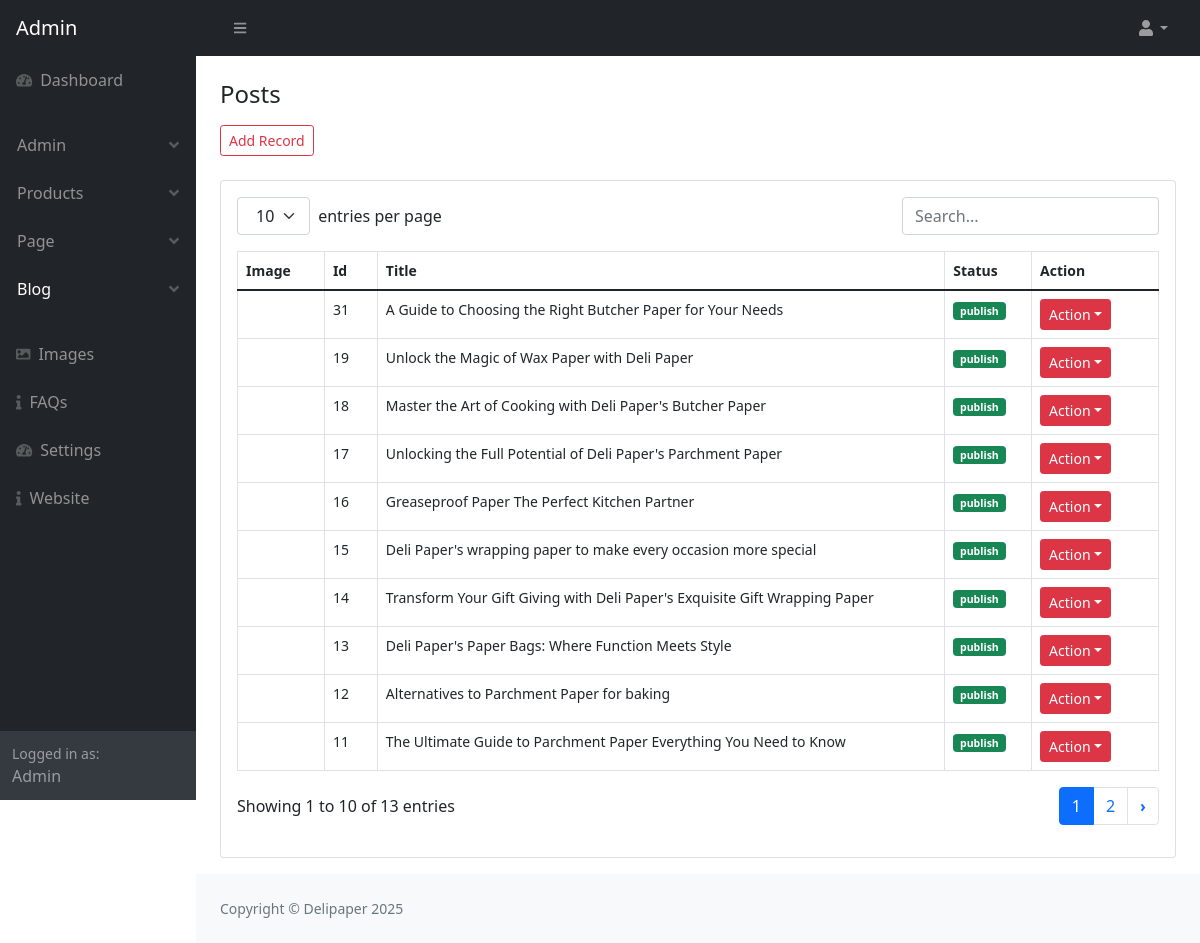
The app's page /admin/post_view.php (signed in), older data.
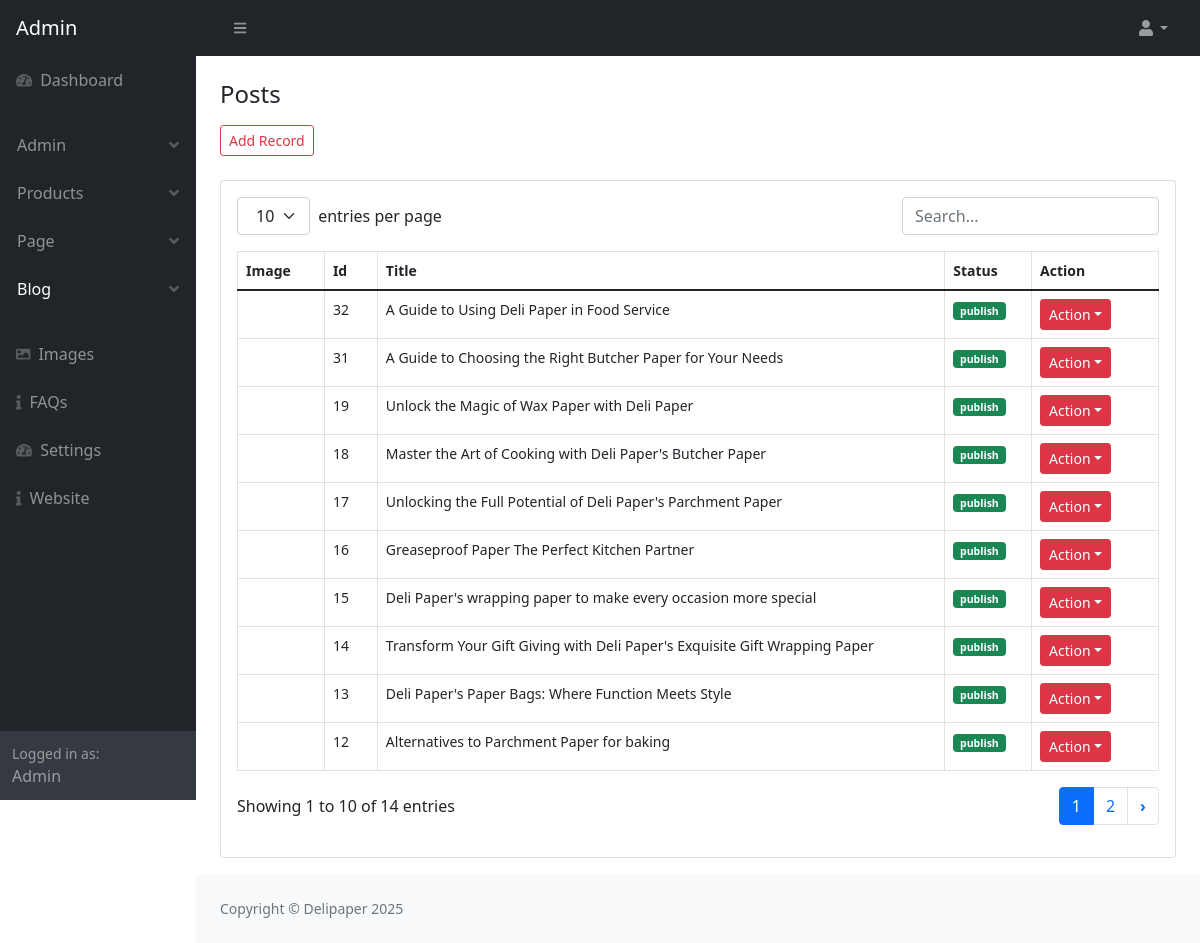
The same page, newer data.
### tables this page shows
CREATE TABLE `post` (
  `post_id` int(11) NOT NULL AUTO_INCREMENT,
  `category_id` int(11) NOT NULL,
  `post_title` varchar(500) NOT NULL,
  `post_url` varchar(500) NOT NULL,
  `post_content` text NOT NULL,
  `post_thumbnail` varchar(500) NOT NULL,
  `post_views` int(11) NOT NULL,
  `post_date` varchar(255) NOT NULL,
  `post_status` varchar(255) NOT NULL,
  `post_index` varchar(255) NOT NULL,
  PRIMARY KEY (`post_id`)
);

CREATE TABLE `setting` (
  `setting_id` int(11) NOT NULL AUTO_INCREMENT,
  `website_title` varchar(500) NOT NULL,
  `website_url` varchar(500) NOT NULL,
  `website_logo` varchar(500) NOT NULL,
  `website_favicon` varchar(500) NOT NULL,
  `website_head_code` text NOT NULL,
  `ad_code_one` text NOT NULL,
  `ad_code_two` text NOT NULL,
  `ad_code_three` text NOT NULL,
  `footer_text` text NOT NULL,
  `facebook` varchar(255) NOT NULL,
  `twitter` varchar(255) NOT NULL,
  `instagram` varchar(25) NOT NULL,
  `pinterest` varchar(255) NOT NULL,
  PRIMARY KEY (`setting_id`)
);

### admin/post_view.php (the view, shortened to what this page needs)
<?php
$page = "post";
require_once('parts/top.php'); ?>
</head>
<body class="sb-nav-fixed">
    <?php require_once('parts/navbar.php'); ?>
    <div id="layoutSidenav">
        <?php require_once('parts/sidebar.php'); ?>
        <div id="layoutSidenav_content" class="">
            <main class="">
                <div class="container-fluid  px-4">
                    <div class="page-header">
                        <div class="col-12 mt-4 mb-4">
                            <h4 class="mb-3">Posts</h4>
                            <a href="post_add.php" class="btn btn-sm  btn-outline-danger">Add Record</a>
                        </div>
                    </div>
                    <div class="card mb-3 bg-white">
                        <div class="card-body ">
                            <table id="datatablesSimple" class="table table-hover table-sm table-responsive">
                                <thead>
                                    <tr>
                                        <th>Image</th>
                                        <th>Id</th>
                                        <th>Title</th>
                                        <th>Status</th>
                                        <th>Action</th>
                                    </tr>
                                </thead>
                                <tbody>
                                    <?php
                                    require_once('parts/db.php');
                                    $select = "SELECT * FROM post  ORDER BY post_id DESC";
                                    $run = mysqli_query($conn, $select);
                                    while ($row = mysqli_fetch_array($run)) {
                                        $post_id = $row['post_id'];
                                        $post_title = $row['post_title'];
                                        $post_status = $row['post_status'];
                                        $post_thumbnail = $row['post_thumbnail'];
                                        if ($post_status == "publish") {
                                            $color = "success";
                                        } else {
                                            $color = "danger";
                                        }
                                    ?>
                                    <tr>
                                        <td><img src="assets/img/<?php echo $post_thumbnail;?>" height="35px" alt="">
                                        </td>
                                        <td><?php echo $post_id; ?></td>
                                        <td><?php echo $post_title; ?></td>
                                        <td><span
                                                class="badge bg-<?php echo $color; ?>"><?php echo $post_status; ?></span>
                                        </td>
                                        <td>
                                            <ul class="navbar-nav ms-auto ms-md-0 me-3 me-lg-4">
                                                <li class="nav-item dropdown">
                                                    <button class="btn btn-danger btn-sm dropdown-toggle"
                                                        id="navbarDropdown" href="#" role="button"
                                                        data-bs-toggle="dropdown"
                                                        aria-expanded="false">Action</i></button>
                                                </li>
                                            </ul>
                                        </td>
                                    </tr>
                                    <?php    } ?>
                                </tbody>
                            </table>
                        </div>
                    </div>
            </main>
            <?php require_once('parts/footer.php'); ?>
        </div>
    </div>
</body>
</html>

### admin/parts/top.php (shortened to what this page needs)
<?php
require_once('parts/db.php');
	if(!isset($_SESSION['admin_email'])){
		echo "<script>window.open('login.php','_self');</script>";
	}else{
		$admin_email = $_SESSION['admin_email'];
		  $select_admin = "SELECT * FROM admin WHERE admin_email='$admin_email' ";
                    $run_admin = mysqli_query($conn,$select_admin);
                    $row_admin = mysqli_fetch_array($run_admin);
						$admin_name = $row_admin['admin_name'];
						$admin_role = $row_admin['admin_role'];
	}
				$select_setting = "SELECT * FROM setting ";
				$run_setting = mysqli_query($conn,$select_setting);
				$row_setting = mysqli_fetch_array($run_setting);
					$website_title = $row_setting['website_title'];
?>
<!DOCTYPE html>
<html lang="en">
<head>
    <link href="https://cdn.jsdelivr.net/npm/simple-datatables@latest/dist/style.css" rel="stylesheet" />
    <link href="css/styles.css" rel="stylesheet" />

### admin/parts/navbar.php (shortened to what this page needs)
<nav class="sb-topnav navbar navbar-expand navbar-dark bg-dark">
    <a class="navbar-brand ps-3" href="index.php">Admin</a>
    <button class="btn btn-link btn-sm order-1 order-lg-0 me-4 me-lg-0" id="sidebarToggle" href="#!"><i
            class="fas fa-bars"></i></button>
    <ul class="navbar-nav ms-auto ms-md-0 me-3 me-lg-4">
        <li class="nav-item dropdown">
            <a class="nav-link dropdown-toggle" id="navbarDropdown" href="#" role="button" data-bs-toggle="dropdown"
                aria-expanded="false"><i class="fas fa-user fa-fw"></i></a>
        </li>
    </ul>
</nav>

### admin/parts/sidebar.php (shortened to what this page needs)
<div id="layoutSidenav_nav">
    <nav class="sb-sidenav accordion sb-sidenav-dark" id="sidenavAccordion">
        <div class="sb-sidenav-menu">
            <div class="nav">
                <?php
                       if ($admin_role == "admin") {
                       ?>
                <a class="nav-link" href="index.php">
                    <div class="sb-nav-link-icon"><i class="fas fa-tachometer-alt"></i></div>
                    Dashboard
                </a>
                <?php }?>
                <ul class="navbar-nav p-3 btn ">
                    <?php
                       if ($admin_role == "admin") {
                       ?>
                    <li class="nav-item  dropdown">
                        <a class="nav-link <?php if ($page == "admin") {
                                                   echo "active";
                                               } ?> dropdown " id="navbarDropdown" href="#" role="button"
                            data-bs-toggle="dropdown" aria-expanded="false">Admin<div
                                class="sb-sidenav-collapse-arrow"><i class="fas fa-angle-down"></i></div></a>
                    </li>
                    <li class="nav-item dropdown">
                        <a class="nav-link <?php if ($page == "product") {
                                                   echo "active";
                                               } ?> dropdown " id="navbarDropdown" href="#" role="button"
                            data-bs-toggle="dropdown" aria-expanded="false">Products<div
                                class="sb-sidenav-collapse-arrow"><i class="fas fa-angle-down"></i></div></a>
                    </li>
                    <li class="nav-item dropdown">
                        <a class="nav-link <?php if ($page == "page") {
                                                   echo "active";
                                               } ?> dropdown " id="navbarDropdown" href="#" role="button"
                            data-bs-toggle="dropdown" aria-expanded="false">Page<div
                                class="sb-sidenav-collapse-arrow"><i class="fas fa-angle-down"></i></div></a>
                    </li>
                    <?php } ?>
                    <li class="nav-item dropdown">
                        <a class="nav-link <?php if ($page == "post") {
                                               echo "active";
                                           } ?> dropdown" id="navbarDropdown" href="#" role="button"
                            data-bs-toggle="dropdown" aria-expanded="false">Blog<div
                                class="sb-sidenav-collapse-arrow"><i class="fas fa-angle-down"></i></div></a>
                    </li>
                </ul>
                <a class="nav-link <?php if ($page == "image") {
                                       echo "active";
                                   } ?>" href="image_add.php">
                    <div class="sb-nav-link-icon"><i class="fas fa-image"></i></div>
                    Images
                </a>
                <?php
                   if ($admin_role == "admin") {
                   ?>
                <a class="nav-link <?php if ($page == "faq") {
                                           echo "active";
                                       } ?>" href="faq.php">
                    <div class="sb-nav-link-icon"><i class="fas fa-info"></i></div>
                    FAQs
                </a>
                <a class="nav-link <?php if ($page == "setting") {
                                           echo "active";
                                       } ?>" href="setting.php">
                    <div class="sb-nav-link-icon"><i class="fas fa-tachometer-alt"></i></div>
                    Settings
                </a>
                <a class="nav-link" href="../index.php">
                    <div class="sb-nav-link-icon"><i class="fas fa-info"></i></div>
                    Website
                </a>
                <?php } ?>
            </div>
        </div>
        <div class="sb-sidenav-footer">
            <div class="small">Logged in as:</div>
            <?php echo ucfirst($admin_name); ?>
        </div>
    </nav>
</div>

### admin/parts/footer.php
<footer class="py-4 bg-light mt-auto">
    <div class="container-fluid px-4">
        <div class="d-flex align-items-center justify-content-between small">
            <div class="text-muted">Copyright &copy; <?php echo $website_title; ?> <?php echo  date("Y"); ?></div>
        </div>
    </div>
</footer>

Row changes from the older to the newer data that the page shows:
no longer on this page (row unchanged): post: post_id "11", post_title "The Ultimate Guide to Parchment Paper Everything You Need to Know", post_status "publish"
added post: post_id "32", post_title "A Guide to Using Deli Paper in Food Service", post_status "publish"
Text that changed along with them:
text written by a page script: "entries per page Showing 1 to 10 of 13 entries 1 2 ›" → "entries per page Showing 1 to 10 of 14 entries 1 2 ›"
